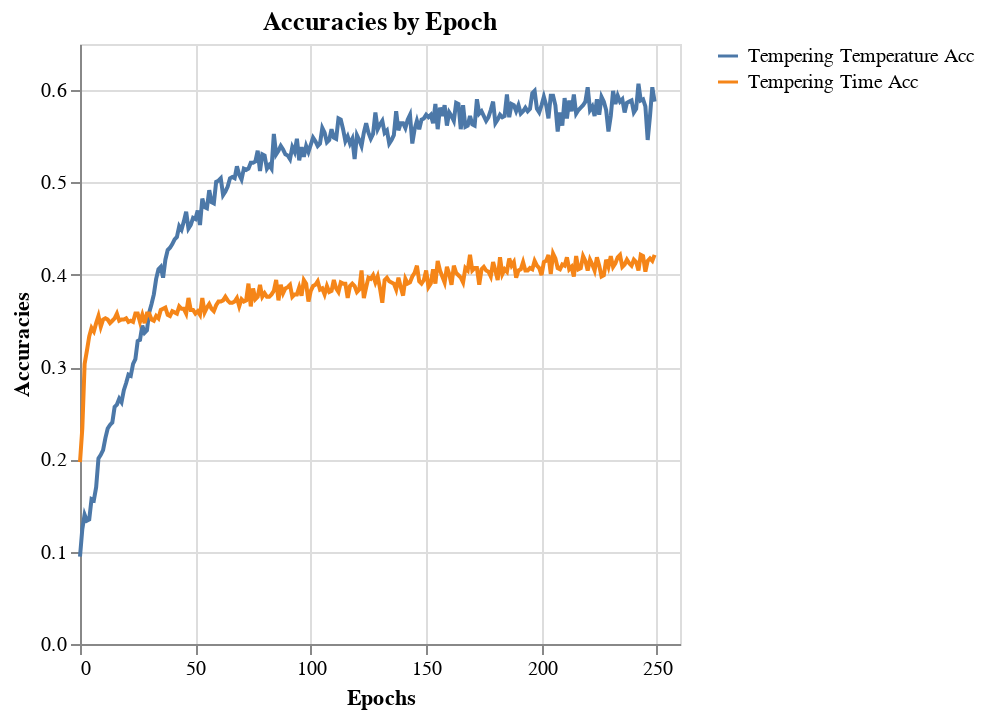

Notebook code cell kept with this figure:
### Code cell
chart_acc = alt.Chart(df_acc).mark_line().encode(
    alt.X('index').title('Epochs'),
    alt.Y(alt.repeat('layer'), type='quantitative').\
        title('Accuracies'),
    color = alt.datum(alt.repeat('layer'))
).repeat(
    layer = ['Tempering Temperature Acc', 'Tempering Time Acc']
).properties(title="Accuracies by Epoch")
chart_acc.save(f"{images_path}/DNN_acc.png")
chart_acc

### Figure 1 — Vega-Lite specification as saved in the notebook (floating-point values rounded to 4 significant figures; data arrays with more than 128 entries replaced by an {"elided": "..."} marker saying what was removed)
{"config": {"view": {"continuousWidth": 300, "continuousHeight": 300}}, "repeat": {"layer": ["Tempering Temperature Acc", "Tempering Time Acc"]}, "spec": {"data": {"name": "data-3939852df9a2234b9a54ad13d0b6015f"}, "mark": {"type": "line"}, "encoding": {"color": {"datum": {"repeat": "layer"}}, "x": {"field": "index", "title": "Epochs", "type": "quantitative"}, "y": {"field": {"repeat": "layer"}, "title": "Accuracies", "type": "quantitative"}}}, "title": "Accuracies by Epoch", "$schema": "https://vega.github.io/schema/vega-lite/v5.20.1.json", "datasets": {"data-3939852df9a2234b9a54ad13d0b6015f": {"elided": "250 records"}}}
